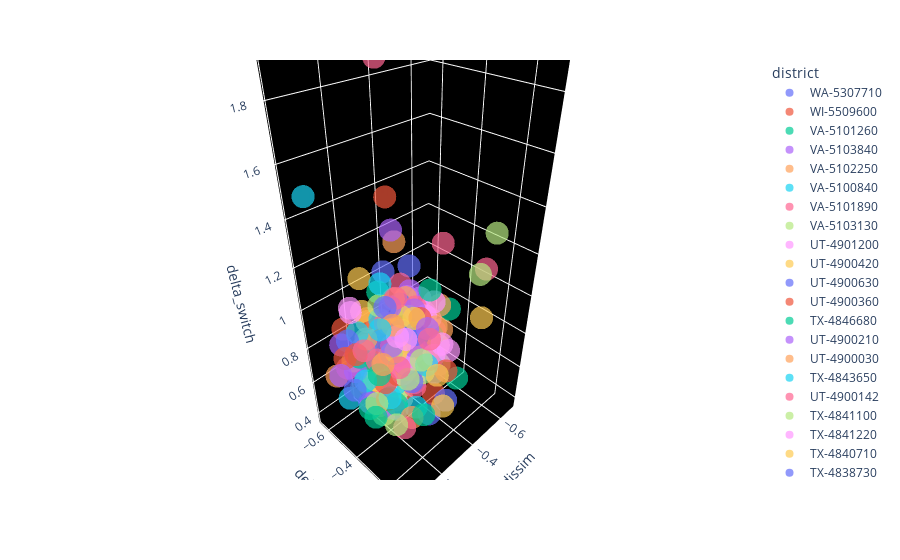

Notebook code cell kept with this figure:
### Code cell
fig = px.scatter_3d(data[data["objective"] == "both"],
                    x="delta_dissim", y="delta_pop", z="delta_switch",
                    color="district", opacity=0.7)
fig.update_scenes(xaxis_backgroundcolor="black")
fig.update_scenes(yaxis_backgroundcolor="black")
fig.update_scenes(zaxis_backgroundcolor="black")
fig.show()
